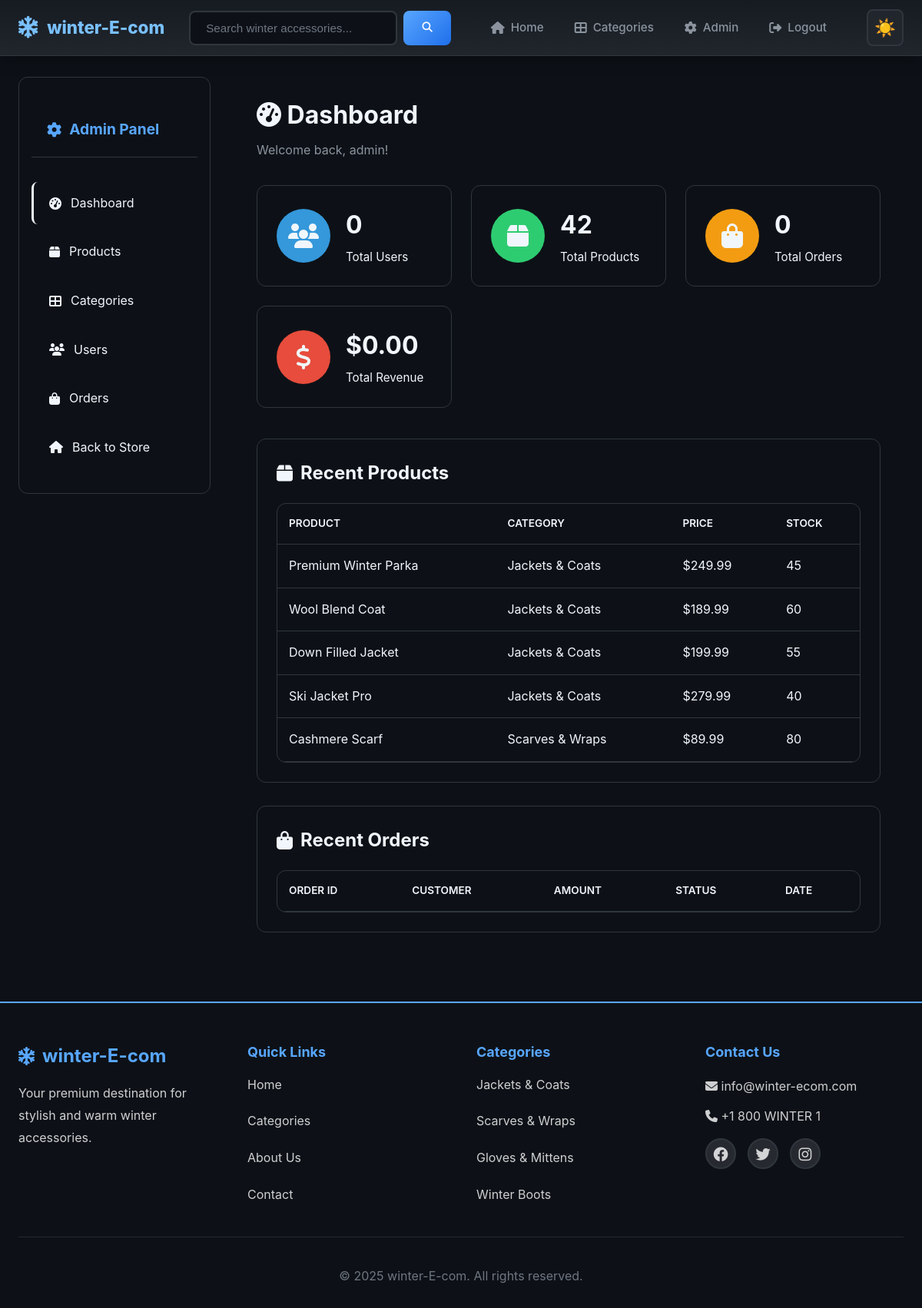
Page /admin/dashboard.php (signed in) on the committed database.
### tables this page shows
CREATE TABLE IF NOT EXISTS products (
    id INT AUTO_INCREMENT PRIMARY KEY,
    category_id INT NOT NULL,
    name VARCHAR(200) NOT NULL,
    price DECIMAL(10, 2) NOT NULL,
    description TEXT,
    stock INT DEFAULT 0,
    image VARCHAR(255) DEFAULT 'default-product.jpg',
    created_at TIMESTAMP DEFAULT CURRENT_TIMESTAMP,
    FOREIGN KEY (category_id) REFERENCES categories(id) ON DELETE CASCADE
);

CREATE TABLE IF NOT EXISTS categories (
    id INT AUTO_INCREMENT PRIMARY KEY,
    name VARCHAR(100) NOT NULL,
    description TEXT,
    created_at TIMESTAMP DEFAULT CURRENT_TIMESTAMP
);

### includes/config.php (called while the page is built, shortened)
<?php
function escape_output($data) {
    return htmlspecialchars($data, ENT_QUOTES, 'UTF-8');
}
?>

### admin/dashboard.php (the view, shortened to what this page needs)
<?php
require_once '../includes/config.php';
$total_users = $pdo->query("SELECT COUNT(*) FROM users WHERE role = 'user'")->fetchColumn();
$total_products = $pdo->query("SELECT COUNT(*) FROM products")->fetchColumn();
$total_orders = $pdo->query("SELECT COUNT(*) FROM orders")->fetchColumn();
$total_revenue = $pdo->query("SELECT SUM(total_amount) FROM orders WHERE status = 'completed'")->fetchColumn();
require_once '../includes/header.php';
?>
<div class="container">
    <div class="admin-layout">
        <?php include 'sidebar.php'; ?>
        <div class="admin-content">
            <div class="page-header">
                <h1><i class="fas fa-tachometer-alt"></i> Dashboard</h1>
                <p>Welcome back, <?php echo escape_output($_SESSION['username']); ?>!</p>
            </div>
            <div class="stats-grid">
                <div class="stat-card">
                    <div class="stat-icon" style="background: #3498db;">
                        <i class="fas fa-users"></i>
                    </div>
                    <div class="stat-details">
                        <h3><?php echo $total_users; ?></h3>
                        <p>Total Users</p>
                    </div>
                </div>
                <div class="stat-card">
                    <div class="stat-icon" style="background: #2ecc71;">
                        <i class="fas fa-box"></i>
                    </div>
                    <div class="stat-details">
                        <h3><?php echo $total_products; ?></h3>
                        <p>Total Products</p>
                    </div>
                </div>
                <div class="stat-card">
                    <div class="stat-icon" style="background: #f39c12;">
                        <i class="fas fa-shopping-bag"></i>
                    </div>
                    <div class="stat-details">
                        <h3><?php echo $total_orders; ?></h3>
                        <p>Total Orders</p>
                    </div>
                </div>
                <div class="stat-card">
                    <div class="stat-icon" style="background: #e74c3c;">
                        <i class="fas fa-dollar-sign"></i>
                    </div>
                    <div class="stat-details">
                        <h3>$<?php echo number_format($total_revenue ?? 0, 2); ?></h3>
                        <p>Total Revenue</p>
                    </div>
                </div>
            </div>
            <div class="dashboard-sections">
                <div class="dashboard-section">
                    <h2><i class="fas fa-box"></i> Recent Products</h2>
                    <?php
                    $stmt = $pdo->query("SELECT p.*, c.name as category_name FROM products p
                                        LEFT JOIN categories c ON p.category_id = c.id
                                        ORDER BY p.created_at DESC LIMIT 5");
                    $recent_products = $stmt->fetchAll();
                    ?>
                    <div class="table-responsive">
                        <table class="admin-table">
                            <thead>
                                <tr>
                                    <th>Product</th>
                                    <th>Category</th>
                                    <th>Price</th>
                                    <th>Stock</th>
                                </tr>
                            </thead>
                            <tbody>
                                <?php foreach ($recent_products as $product): ?>
                                <tr>
                                    <td><?php echo escape_output($product['name']); ?></td>
                                    <td><?php echo escape_output($product['category_name']); ?></td>
                                    <td>$<?php echo number_format($product['price'], 2); ?></td>
                                    <td><?php echo $product['stock']; ?></td>
                                </tr>
                                <?php endforeach; ?>
                            </tbody>
                        </table>
                    </div>
                </div>
                <div class="dashboard-section">
                    <h2><i class="fas fa-shopping-bag"></i> Recent Orders</h2>
                    <div class="table-responsive">
                        <table class="admin-table">
                            <thead>
                                <tr>
                                    <th>Order ID</th>
                                    <th>Customer</th>
                                    <th>Amount</th>
                                    <th>Status</th>
                                    <th>Date</th>
                                </tr>
                            </thead>
                        </table>
                    </div>
                </div>
            </div>
        </div>
    </div>
</div>
<?php require_once '../includes/footer.php'; ?>

### css/modern-theme.css (style rules this page uses)
:root { --bg-primary: #0d1117; --bg-secondary: #161b22; --bg-tertiary: #21262d; --bg-hover: #30363d; --text-primary: #f0f6fc; --text-secondary: #8b949e; --text-tertiary: #6e7681; --accent-primary: #58a6ff; --accent-secondary: #1f6feb; --accent-tertiary: #388bfd; --accent-light: #79c0ff; --accent-success: #3fb950; --accent-warning: #d29922; --accent-danger: #f85149; --border-color: #30363d; --border-radius: 12px; --shadow-sm: 0 1px 3px rgba(0, 0, 0, 0.4); --shadow-md: 0 4px 12px rgba(0, 0, 0, 0.3); --shadow-lg: 0 8px 24px rgba(0, 0, 0, 0.5); --shadow-xl: 0 12px 32px rgba(0, 0, 0, 0.6); --transition: all 0.3s cubic-bezier(0.4, 0, 0.2, 1); --transition-fast: all 0.15s ease; }
* { margin: 0; padding: 0; box-sizing: border-box; }
html { scroll-behavior: smooth; }
html, body { height: 100%; width: 100%; }
body { font-family: -apple-system, BlinkMacSystemFont, 'Segoe UI', 'Roboto', 'Oxygen', 'Ubuntu', 'Cantarell', 'Fira Sans', 'Droid Sans', 'Helvetica Neue', sans-serif; background-color: var(--bg-primary); color: var(--text-primary); transition: var(--transition); line-height: 1.6; overflow-x: hidden; }
.container { max-width: 1200px; margin: 0 auto; padding: 0 1.5rem; }
.admin-layout { display: flex; gap: 2rem; }
.admin-content { flex: 1; }
.page-header { margin-bottom: 2rem; }
.page-header h1 { font-size: 2rem; margin-bottom: 0.5rem; }
.page-header p { color: var(--text-secondary); }
.stats-grid { display: grid; grid-template-columns: repeat(auto-fit, minmax(250px, 1fr)); gap: 1.5rem; margin-bottom: 3rem; }
.stat-card { background: var(--bg-secondary); border: 1px solid var(--border-color); border-radius: 0.75rem; padding: 1.5rem; display: flex; align-items: center; gap: 1.5rem; transition: var(--transition); }
.stat-icon { width: 60px; height: 60px; border-radius: 0.75rem; display: flex; align-items: center; justify-content: center; font-size: 1.5rem; color: white; }
.stat-details h3 { font-size: 1.5rem; margin-bottom: 0.25rem; }
.stat-details p { color: var(--text-secondary); font-size: 0.875rem; }
.admin-table { width: 100%; border-collapse: collapse; background: var(--bg-secondary); }
.admin-table thead { background: var(--bg-tertiary); }
.admin-table th { padding: 1rem; text-align: left; font-weight: 600; color: var(--text-primary); border-bottom: 1px solid var(--border-color); }
.admin-table td { padding: 1rem; border-bottom: 1px solid var(--border-color); }
.table-responsive { overflow-x: auto; border-radius: 0.75rem; border: 1px solid var(--border-color); }
.dashboard-sections { display: grid; grid-template-columns: 1fr; gap: 2rem; }
.dashboard-section { background: var(--bg-secondary); border: 1px solid var(--border-color); border-radius: 0.75rem; padding: 2rem; }
.dashboard-section h2 { margin-bottom: 1.5rem; color: var(--text-primary); }

### css/additional.css (style rules this page uses)
.admin-layout { display: grid; grid-template-columns: 250px 1fr; gap: 30px; margin-top: 20px; }
.admin-content { background: var(--white); padding: 30px; border-radius: var(--border-radius); box-shadow: var(--shadow); }
.stats-grid { display: grid; grid-template-columns: repeat(auto-fit, minmax(250px, 1fr)); gap: 25px; margin-bottom: 40px; }
.stat-card { display: flex; align-items: center; gap: 20px; padding: 25px; background: var(--white); border-radius: var(--border-radius); box-shadow: var(--shadow); transition: var(--transition); }
.stat-icon { width: 70px; height: 70px; border-radius: 50%; display: flex; align-items: center; justify-content: center; font-size: 2rem; color: var(--white); }
.stat-details h3 { font-size: 2rem; color: var(--primary-color); margin-bottom: 5px; }
.stat-details p { color: var(--dark-gray); font-size: 0.95rem; }
.dashboard-sections { display: grid; gap: 30px; }
.dashboard-section { background: var(--light-gray); padding: 25px; border-radius: var(--border-radius); }
.dashboard-section h2 { font-size: 1.5rem; color: var(--primary-color); margin-bottom: 20px; display: flex; align-items: center; gap: 10px; }
.table-responsive { overflow-x: auto; margin-top: 20px; }
.admin-table { width: 100%; border-collapse: collapse; background: var(--white); border-radius: var(--border-radius); overflow: hidden; }
.admin-table thead { background: var(--primary-color); color: var(--white); }
.admin-table th, .admin-table td { padding: 15px; text-align: left; border-bottom: 1px solid var(--border-color); }
.admin-table th { font-weight: 600; text-transform: uppercase; font-size: 0.85rem; }
.admin-table tbody tr { transition: var(--transition); }

### rows in the picture
products: name "Premium Winter Parka", category.name "Jackets & Coats", price "249.99", stock "45"
products: name "Wool Blend Coat", category.name "Jackets & Coats", price "189.99", stock "60"
products: name "Down Filled Jacket", category.name "Jackets & Coats", price "199.99", stock "55"
products: name "Ski Jacket Pro", category.name "Jackets & Coats", price "279.99", stock "40"
products: name "Cashmere Scarf", category.name "Scarves & Wraps", price "89.99", stock "80"

### other values in the picture
escape_output($message['text']) "Login successful! Welcome back, admin"
escape_output($_SESSION['username']) "admin"
$total_users "0"
$total_products "42"
$total_orders "0"
$total_revenue "0.00"
